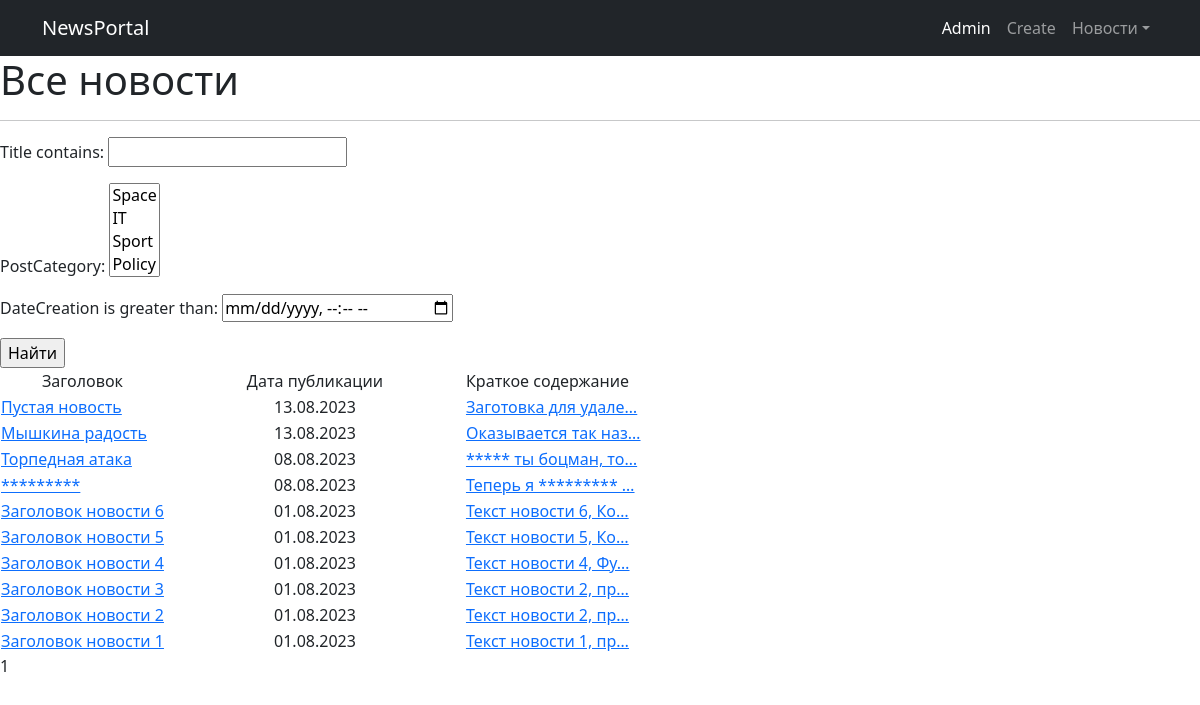
The page /news/ on the database as committed earlier.
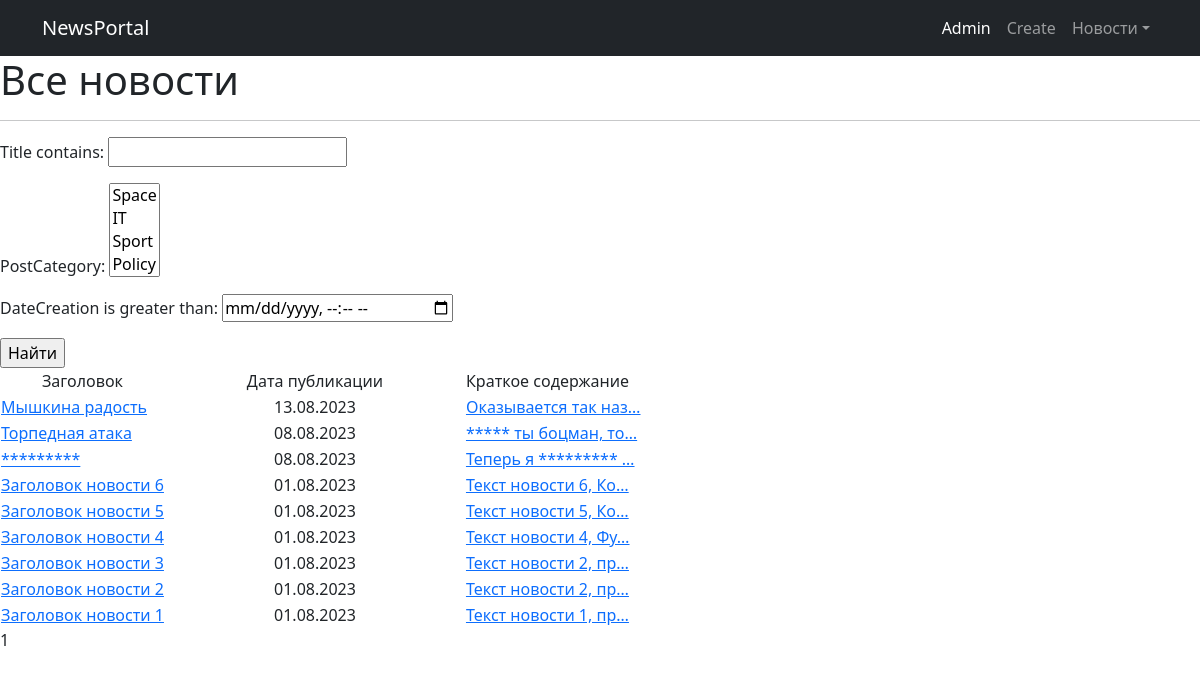
The same page on the database as committed later.
### News/models.py (models this page shows, shortened)
class Post(models.Model):
    NEWS = 'NW'
    ARTICLE = 'AR'
    CATEGORY_CHOICES = (
        (NEWS, "Новость"),
        (ARTICLE, 'Статья'),
    )
    dateCreation = models.DateTimeField(auto_now_add=True)
    categoryType = models.CharField(max_length=2, choices=CATEGORY_CHOICES, default=ARTICLE)
    author = models.ForeignKey(Author, on_delete=models.CASCADE, related_name='posts')
    postCategory = models.ManyToManyField(Category, through='PostCategory')
    title = models.CharField(max_length=128)
    text = models.TextField()
    rating = models.SmallIntegerField(default=0)
    class Meta:
        verbose_name = 'Публикация'
        verbose_name_plural = 'Публикации'

### News/views.py (the view)
# urls.py: path('', PostList.as_view(), name='posts_list'),
class PostList(ListView):
    model = Post
    ordering = '-dateCreation'  # сортируем по убыванию даты, сначала самая свежая новость, далее по убыванию
    template_name = 'all_news.html'
    context_object_name = 'all_news'
    paginate_by = 10
    def get_queryset(self):
        queryset = super().get_queryset()
        self.filterset = NewsFilter(self.request.GET, queryset)
        return self.filterset.qs
    def get_context_data(self, **kwargs):
        context = super().get_context_data(**kwargs)
        context['filterset'] = self.filterset
        return context

### News/context_processors.py (called while the page is built)
def news_for_header(request):
    return {
        'news_for_header': Post.objects.order_by('-dateCreation')
    }

### News/models.py (called while the page is built)
    def __str__(self):
        return self.name

### News/templatetags/custom_filters.py (called while the page is built)
@register.filter()
def censorship(value):
    words = value.split()  # Разделяем текст на слова
    censored_words = []
    for word in words:
        if word.lower() in censor_words:  # для проверки приводим к нижнему регистру
            censored_words.append('*' * len(word))
        else:
            censored_words.append(word)
    return ' '.join(censored_words)  # Собираем обратно в текст

### templates/all_news.html (shortened to what this page needs)
{% extends 'flatpages/default.html' %}
{% load custom_filters %}
{% load custom_tags %}
{% block content %}
    <h1>Все новости</h1>
    <hr>
    <form action="" method="get">
        {{ filterset.form.as_p }}
        <input type="submit" value="Найти"/>
    </form>
    {% if all_news %}
        <table>
            <tr>
                <td style="text-align: center;">Заголовок</td>
                <td style="text-align: center; width: 300px;">Дата публикации</td>
                <td style="width: 300px;">Краткое содержание</td>
            </tr>
            {% for one_news in all_news %}
                <tr>
                    <td><a href="/news/{{ one_news.pk }}">{{ one_news.title|censorship }}</td>
                    <td style="text-align: center; width: 300px;">{{ one_news.dateCreation|date:'d.m.Y' }}</td>
                    <td style="width: 300px;"><a
                            href="/news/{{ one_news.pk }}">{{ one_news.text|truncatechars:20|censorship }}</td>
                </tr>
            {% endfor %}
        </table>
    {% else %}
        <h2>Новостей нет!</h2>
    {% endif %}
    {{ page_obj.number }}
{% endblock content %}

Rows that differ between the two databases and show on the page:
removed Post: title|censorship "Пустая новость", dateCreation "13.08.2023", text|censorship "Заготовка для удале…"
